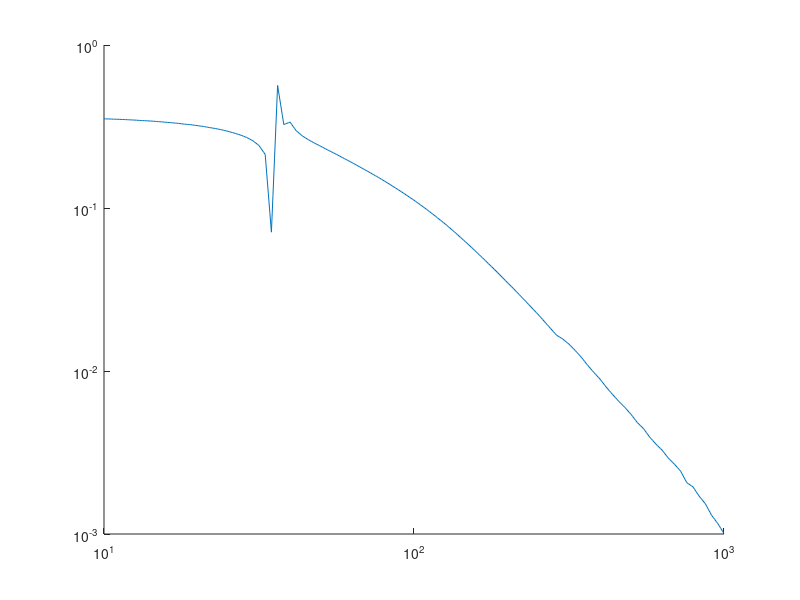

Recreate this plot in MATLAB. (Note: this script raises an error after producing the figure.)
clf;
% q1
a = load('MaglevPlant.mat');
x = a.Plant_frf(:,1);
y = a.Plant_frf(:,2);
gain = abs(y);
theory_phase = angle(y)*180/pi;
hold on;
set(gca, 'XScale', 'log', 'YScale', 'log');
loglog(x,gain);
%loglog(x,phase);
P = tf([1],[.001 0 -2.5],'InputDelay',.0001); 
options = bodeoptions;
options.FreqUnits = 'Hz';
options.MagScale = 'log';
options.MagUnits = 'abs';
options.Xlim = [10,1000];
%bode(P,options);
[mag,theory_phase,wout] = bode(P,options);
theory_phase = squeeze(theory_phase)+360;
theory_gain = squeeze(mag);
%loglog(wout,squeeze(mag));
%loglog(wout,phase);
hold off;
%{
% tried this, didnt work, guess matched only 7%
guess = tfest(a.Plant_frf, 4, 2, .0001);
options = bodeoptions;
options.FreqUnits = 'Hz';
options.MagScale = 'log';
options.MagUnits = 'abs';
options.Xlim = [10,1000];
bode(guess,options);
%}
% q2
pzmap(P);
% q3
C = tf([1 1000],[1]);
L = P*C;
closedloop = L/(1+L);
% q4
margin(L);
% q5,6
nyquist(L);
% q7
step(closedloop);
